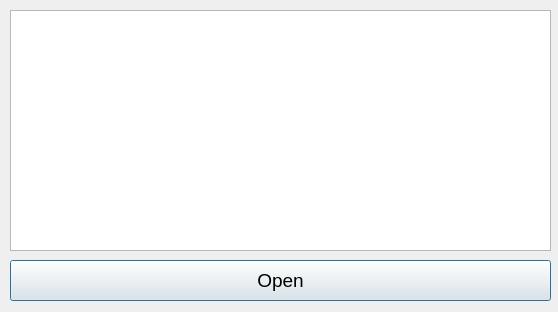
<?xml version="1.0" encoding="UTF-8"?>
<ui version="4.0">
 <class>Dialog</class>
 <widget class="QDialog" name="Dialog">
  <property name="geometry">
   <rect>
    <x>0</x>
    <y>0</y>
    <width>558</width>
    <height>312</height>
   </rect>
  </property>
  <property name="windowTitle">
   <string>Dialog</string>
  </property>
  <widget class="QListWidget" name="cflistWidget">
   <property name="geometry">
    <rect>
     <x>10</x>
     <y>10</y>
     <width>541</width>
     <height>241</height>
    </rect>
   </property>
  </widget>
  <widget class="QPushButton" name="cfpushButton">
   <property name="geometry">
    <rect>
     <x>10</x>
     <y>260</y>
     <width>541</width>
     <height>41</height>
    </rect>
   </property>
   <property name="font">
    <font>
     <pointsize>14</pointsize>
    </font>
   </property>
   <property name="text">
    <string>Open</string>
   </property>
  </widget>
 </widget>
 <resources/>
 <connections/>
</ui>
